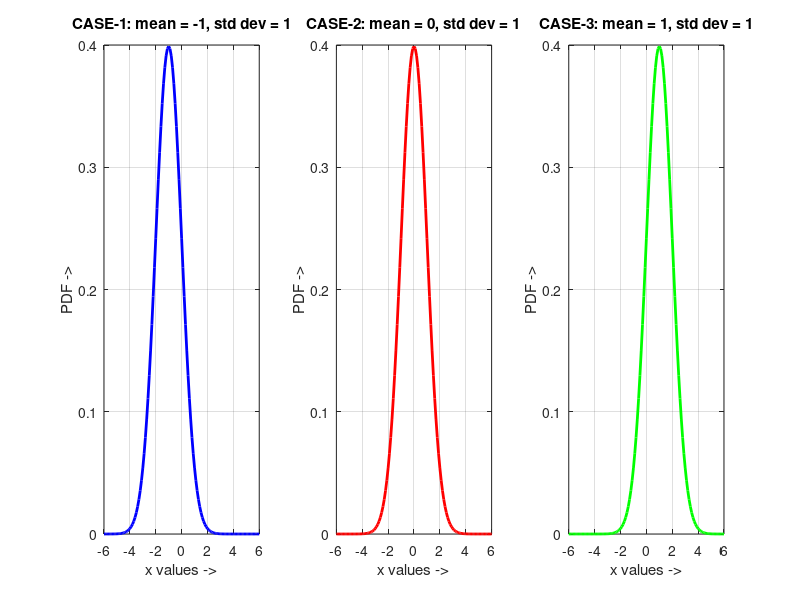

The MATLAB source for this figure:
clc;
clear all;
close all;
x = -6:0.1:6;

% ----------------- CASE 1 -----------------
m = -1; sd = 1;
y1 = normpdf(x, m, sd);

% ----------------- CASE 2 -----------------
m = 0; sd = 1;
y2 = normpdf(x, m, sd);

% ----------------- CASE 3 -----------------
m = 1; sd = 1;
y3 = normpdf(x, m, sd);

% ----------------- Single Figure with 3 Subplots -----------------
figure;

% Left Plot
subplot(1,3,1);
plot(x, y1, 'b', 'LineWidth', 2);
title('CASE-1: mean = -1, std dev = 1');
xlabel('x values ->'); ylabel('PDF ->');
grid on;

% Middle Plot
subplot(1,3,2);
plot(x, y2, 'r', 'LineWidth', 2);
title('CASE-2: mean = 0, std dev = 1');
xlabel('x values ->'); ylabel('PDF ->');
grid on;

% Right Plot
subplot(1,3,3);
plot(x, y3, 'g', 'LineWidth', 2);
title('CASE-3: mean = 1, std dev = 1');
xlabel('x values ->'); ylabel('PDF ->');
grid on;
